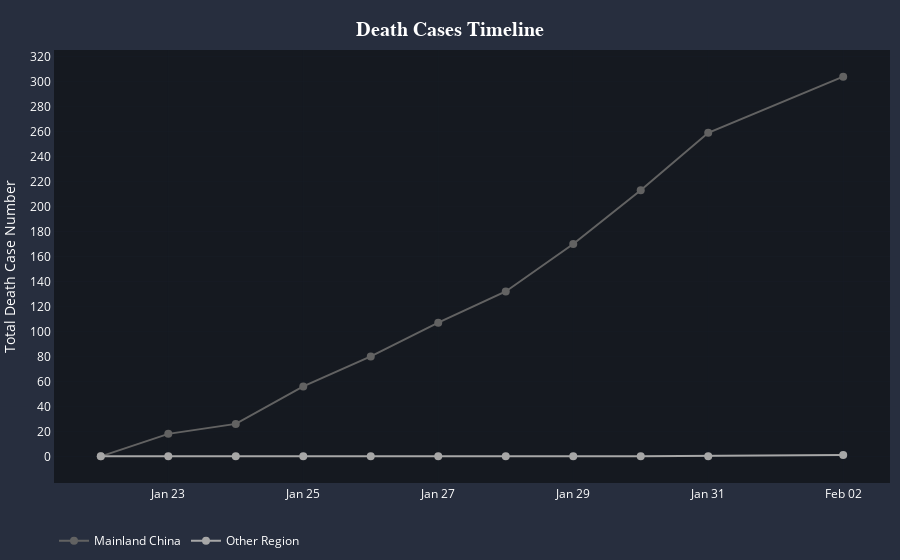

The code cell stored with this chart in its notebook:
### Code cell
# Line plot for deaths cases
# Set up tick scale based on confirmed case number
tickList = list(np.arange(0, df_deaths['Mainland China'].max()+100, 20))

# Create empty figure canvas
fig_deaths = go.Figure()
# Add trace to the figure
fig_deaths.add_trace(go.Scatter(x=df_deaths['Date']+timedelta(hours=16), y=df_deaths['Mainland China'],
                         mode='lines+markers',
                         name='Mainland China',
                         line=dict(color='#626262', width=2),
                         marker=dict(size=8),
                         text=[datetime.strftime(d+timedelta(hours=16), '%b %d %Y %H:%M AEDT') for d in df_deaths['Date']],
                         hovertemplate='<b>%{text}</b><br></br>'+
                                       'Mainland China death<br>'+
                                       '%{y} cases<br>'+
                                       '<extra></extra>'))
fig_deaths.add_trace(go.Scatter(x=df_deaths['Date']+timedelta(hours=16), y=df_deaths['Other locations'],
                         mode='lines+markers',
                         name='Other Region',
                         line=dict(color='#a7a7a7', width=2),
                         marker=dict(size=8),
                         text=[datetime.strftime(d+timedelta(hours=16), '%b %d %Y %H:%M AEDT') for d in df_deaths['Date']],
                         hovertemplate='<b>%{text}</b><br></br>'+
                                       'Other region death<br>'+
                                       '%{y} cases<br>'+
                                       '<extra></extra>'))
# Customise layout
fig_deaths.update_layout(
    title=dict(
        text="<b>Death Cases Timeline<b>",
        y=0.96, x=0.5, xanchor='center', yanchor='top',
        font=dict(size=20, color="#ffffff", family="Playfair Display")
    ),
    margin=go.layout.Margin(
        l=5,
        r=10,
        b=10,
        t=50,
        pad=0
    ),
    yaxis=dict(
        showline=True, linecolor='#272e3e',
        zeroline=False,
        gridcolor='#272e3e',
        gridwidth = .1,
        tickmode='array',
        # Set tick range based on the maximum number
        tickvals=tickList,
        # Set tick label accordingly
        ticktext=['{:.0f}'.format(i) for i in tickList]
    ),
    yaxis_title="Total Death Case Number",
    xaxis=dict(
        showline=True, linecolor='#272e3e',
        gridcolor='#272e3e',
        gridwidth = .1,
        zeroline=False
    ),
    xaxis_tickformat='%b %d',
    hovermode = 'x',
    legend_orientation="h",
    plot_bgcolor='#151920',
    paper_bgcolor='#272e3e',
    font=dict(color='#ffffff')
)

fig_deaths.show()

### Figure 1 — Plotly figure (JSON) as saved in the notebook; plotly's stock layout.template omitted (floating-point values rounded to 4 significant figures)
{"data": [{"hovertemplate": "<b>%{text}</b><br></br>Mainland China death<br>%{y} cases<br><extra></extra>", "line": {"color": "#626262", "width": 2}, "marker": {"size": 8}, "mode": "lines+markers", "name": "Mainland China", "text": ["Feb 02 2020 00:00 AEDT", "Jan 31 2020 00:00 AEDT", "Jan 30 2020 00:00 AEDT", "Jan 29 2020 00:00 AEDT", "Jan 28 2020 00:00 AEDT", "Jan 27 2020 00:00 AEDT", "Jan 26 2020 00:00 AEDT", "Jan 25 2020 00:00 AEDT", "Jan 24 2020 00:00 AEDT", "Jan 23 2020 00:00 AEDT", "Jan 22 2020 00:00 AEDT"], "type": "scatter", "x": ["2020-02-02", "2020-01-31", "2020-01-30", "2020-01-29", "2020-01-28", "2020-01-27", "2020-01-26", "2020-01-25", "2020-01-24", "2020-01-23", "2020-01-22"], "y": [304, 259, 213, 170, 132, 107, 80, 56, 26, 18, 0]}, {"hovertemplate": "<b>%{text}</b><br></br>Other region death<br>%{y} cases<br><extra></extra>", "line": {"color": "#a7a7a7", "width": 2}, "marker": {"size": 8}, "mode": "lines+markers", "name": "Other Region", "text": ["Feb 02 2020 00:00 AEDT", "Jan 31 2020 00:00 AEDT", "Jan 30 2020 00:00 AEDT", "Jan 29 2020 00:00 AEDT", "Jan 28 2020 00:00 AEDT", "Jan 27 2020 00:00 AEDT", "Jan 26 2020 00:00 AEDT", "Jan 25 2020 00:00 AEDT", "Jan 24 2020 00:00 AEDT", "Jan 23 2020 00:00 AEDT", "Jan 22 2020 00:00 AEDT"], "type": "scatter", "x": ["2020-02-02", "2020-01-31", "2020-01-30", "2020-01-29", "2020-01-28", "2020-01-27", "2020-01-26", "2020-01-25", "2020-01-24", "2020-01-23", "2020-01-22"], "y": [1, 0, 0, 0, 0, 0, 0, 0, 0, 0, 0]}], "layout": {"font": {"color": "#ffffff"}, "hovermode": "x", "legend": {"orientation": "h"}, "margin": {"b": 10, "l": 5, "pad": 0, "r": 10, "t": 50}, "paper_bgcolor": "#272e3e", "plot_bgcolor": "#151920", "title": {"font": {"color": "#ffffff", "family": "Playfair Display", "size": 20}, "text": "<b>Death Cases Timeline<b>", "x": 0.5, "xanchor": "center", "y": 0.96, "yanchor": "top"}, "xaxis": {"gridcolor": "#272e3e", "gridwidth": 0.1, "linecolor": "#272e3e", "showline": true, "tickformat": "%b %d", "zeroline": false}, "yaxis": {"gridcolor": "#272e3e", "gridwidth": 0.1, "linecolor": "#272e3e", "showline": true, "tickmode": "array", "ticktext": ["0", "20", "40", "60", "80", "100", "120", "140", "160", "180", "200", "220", "240", "260", "280", "300", "320", "340", "360", "380", "400"], "tickvals": [0, 20, 40, 60, 80, 100, 120, 140, 160, 180, 200, 220, 240, 260, 280, 300, 320, 340, 360, 380, 400], "title": {"text": "Total Death Case Number"}, "zeroline": false}}}
